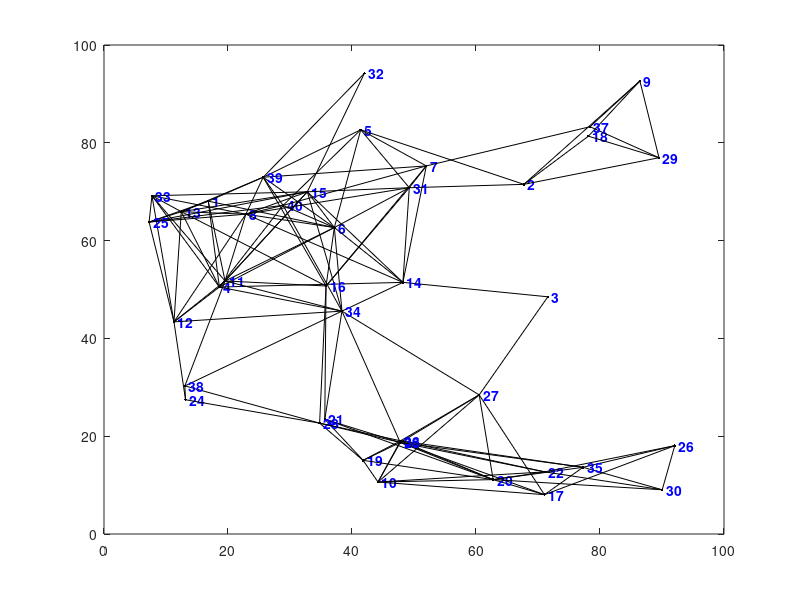

The MATLAB source for this figure: (Note: this script raises an error after producing the figure.)
function [dist, path] = dijkstra_mat(nodes,segments,start_id,finish_id)
%DIJKSTRA Calculates the shortest distance and path between points on a map
%   using Dijkstra's Shortest Path Algorithm
% 
% [DIST, PATH] = DIJKSTRA(NODES, SEGMENTS, SID, FID)
%   Calculates the shortest distance and path between start and finish nodes SID and FID
% 
% [DIST, PATH] = DIJKSTRA(NODES, SEGMENTS, SID)
%   Calculates the shortest distances and paths from the starting node SID to all
%     other nodes in the map
% 
% Note:
%     DIJKSTRA is set up so that an example is created if no inputs are provided,
%       but ignores the example and just processes the inputs if they are given.
% 
% Inputs:
%     NODES should be an Nx3 or Nx4 matrix with the format [ID X Y] or [ID X Y Z]
%       where ID is an integer, and X, Y, Z are cartesian position coordinates)
%     SEGMENTS should be an Mx3 matrix with the format [ID N1 N2]
%       where ID is an integer, and N1, N2 correspond to node IDs from NODES list
%       such that there is an [undirected] edge/segment between node N1 and node N2
%     SID should be an integer in the node ID list corresponding with the starting node
%     FID (optional) should be an integer in the node ID list corresponding with the finish
% 
% Outputs:
%     DIST is the shortest Euclidean distance
%       If FID was specified, DIST will be a 1x1 double representing the shortest
%         Euclidean distance between SID and FID along the map segments. DIST will have
%         a value of INF if there are no segments connecting SID and FID.
%       If FID was not specified, DIST will be a 1xN vector representing the shortest
%         Euclidean distance between SID and all other nodes on the map. DIST will have
%         a value of INF for any nodes that cannot be reached along segments of the map.
%     PATH is a list of nodes containing the shortest route
%       If FID was specified, PATH will be a 1xP vector of node IDs from SID to FID.
%         NAN will be returned if there are no segments connecting SID to FID.
%       If FID was not specified, PATH will be a 1xN cell of vectors representing the
%         shortest route from SID to all other nodes on the map. PATH will have a value
%         of NAN for any nodes that cannot be reached along the segments of the map.
% 
% Example:
%     dijkstra; % calculates shortest path and distance between two nodes
%               % on a map of randomly generated nodes and segments
% 
% Example:
%     nodes = [(1:10); 100*rand(2,10)]';
%     segments = [(1:17); floor(1:0.5:9); ceil(2:0.5:10)]';
%     figure; plot(nodes(:,2), nodes(:,3),'k.');
%     hold on;
%     for s = 1:17
%         if (s <= 10) text(nodes(s,2),nodes(s,3),[' ' num2str(s)]); end
%         plot(nodes(segments(s,2:3)',2),nodes(segments(s,2:3)',3),'k');
%     end
%     [d, p] = dijkstra(nodes, segments, 1, 10)
%     for n = 2:length(p)
%         plot(nodes(p(n-1:n),2),nodes(p(n-1:n),3),'r-.','linewidth',2);
%     end
%     hold off;
% 
% Author: Joseph Kirk
% Email: jdkirk630 at gmail dot com
% Release: 1.3
% Release Date: 5/18/07
%
% Edited by Rachel Lee, May 2011

if (nargin < 3) % SETUP
    % (GENERATE RANDOM EXAMPLE OF NODES AND SEGMENTS IF NOT GIVEN AS INPUTS)
    % Create a random set of nodes/vertices,and connect some of them with
    % edges/segments. Then graph the resulting map.
    num_nodes = 40; L = 100; max_seg_length = 30; ids = (1:num_nodes)';
    nodes = [ids L*rand(num_nodes,2)]; % create random nodes
    h = figure; plot(nodes(:,2),nodes(:,3),'k.') % plot the nodes
    text(nodes(num_nodes,2),nodes(num_nodes,3),...
        [' ' num2str(ids(num_nodes))],'Color','b','FontWeight','b')
    hold on
    num_segs = 0; segments = zeros(num_nodes*(num_nodes-1)/2,3);
    for i = 1:num_nodes-1 % create edges between some of the nodes
        text(nodes(i,2),nodes(i,3),[' ' num2str(ids(i))],'Color','b','FontWeight','b')
        for j = i+1:num_nodes
            d = sqrt(sum((nodes(i,2:3) - nodes(j,2:3)).^2));
            if and(d < max_seg_length,rand < 0.6)
                plot([nodes(i,2) nodes(j,2)],[nodes(i,3) nodes(j,3)],'k.-')
                % add this link to the segments list
                num_segs = num_segs + 1;
                segments(num_segs,:) = [num_segs nodes(i,1) nodes(j,1)];
            end
        end
    end
    segments(num_segs+1:num_nodes*(num_nodes-1)/2,:) = [];
    axis([0 L 0 L])
    % Calculate Shortest Path Using Dijkstra's Algorithm
    % Get random starting/ending nodes,compute the shortest distance and path.
    start_id = ceil(num_nodes*rand); disp(['start id = ' num2str(start_id)]);
    finish_id = ceil(num_nodes*rand); disp(['finish id = ' num2str(finish_id)]);
    [distance,path] = dijkstra_mat(nodes,segments,start_id,finish_id);
    disp(['distance = ' num2str(distance)]); disp(['path = [' num2str(path) ']']);
    % If a Shortest Path exists,Plot it on the Map.
    figure(h)
    for k = 2:length(path)
        m = find(nodes(:,1) == path(k-1));
        n = find(nodes(:,1) == path(k));
        plot([nodes(m,2) nodes(n,2)],[nodes(m,3) nodes(n,3)],'ro-','LineWidth',2);
    end
    title(['Shortest Distance from ' num2str(start_id) ' to ' ...
        num2str(finish_id) ' = ' num2str(distance)])
    hold off
    
else %--------------------------------------------------------------------------
    % MAIN FUNCTION - DIJKSTRA'S ALGORITHM
    
    % initializations
    node_ids = nodes(:,1);
    [num_map_pts,cols] = size(nodes);
    table = sparse(num_map_pts,2);
    shortest_distance = Inf(num_map_pts,1);
    settled = zeros(num_map_pts,1);
    path = num2cell(NaN(num_map_pts,1));
    col = 2;
    pidx = find(start_id == node_ids);
    shortest_distance(pidx) = 0;
    table(pidx,col) = 0;
    settled(pidx) = 1;
    path(pidx) = {start_id};
    if (nargin < 4) % compute shortest path for all nodes
        while_cmd = 'sum(~settled) > 0';
    else % terminate algorithm early
        while_cmd = 'settled(zz) == 0';
        zz = find(finish_id == node_ids);
    end
    while eval(while_cmd)
        % update the table
        table(:,col-1) = table(:,col);
        table(pidx,col) = 0;
        % find neighboring nodes in the segments list
        neighbor_ids = [segments(node_ids(pidx) == segments(:,2),3);
            segments(node_ids(pidx) == segments(:,3),2)];
        % calculate the distances to the neighboring nodes and keep track of the paths
        for k = 1:length(neighbor_ids)
            cidx = find(neighbor_ids(k) == node_ids);
            if ~settled(cidx)
                d = sqrt(sum((nodes(pidx,2:cols) - nodes(cidx,2:cols)).^2));
                if (table(cidx,col-1) == 0) || ...
                        (table(cidx,col-1) > (table(pidx,col-1) + d))
                    table(cidx,col) = table(pidx,col-1) + d;
                    tmp_path = path(pidx);
                    path(cidx) = {[tmp_path{1} neighbor_ids(k)]};
                else
                    table(cidx,col) = table(cidx,col-1);
                end
            end
        end
        % find the minimum non-zero value in the table and save it
        nidx = find(table(:,col));
        ndx = find(table(nidx,col) == min(table(nidx,col)));
        if isempty(ndx)
            break
        else
            pidx = nidx(ndx(1));
            shortest_distance(pidx) = table(pidx,col);
            settled(pidx) = 1;
        end
    end
    if (nargin < 4) % return the distance and path arrays for all of the nodes
        dist = shortest_distance';
        path = path';
    else % return the distance and path for the ending node
        dist = shortest_distance(zz);
        path = path(zz);
        path = path{1};
    end
end
